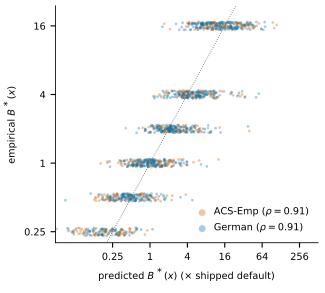

This chart was generated by the following Python code:
"""Appendix figure (column, C2): required budget B*(x) per instance, predicted against empirical.
Covert-Lee arm, k=3, delta=0.1 (results/instances_R20.csv): x = c * sigma^2 / gap^2 with c fitted per cell (Bstar_mult_pred), y = the smallest
grid budget (multiple of the shipped default) at which r_3 >= 1-delta (Bstar_mult_emp). Instances not reliable by x16 are censored at
x16 and drawn hollow. Colour = dataset; Spearman rank correlation over uncensored points in the legend (computed here, from the same file)."""
import os, json
import numpy as np, pandas as pd
import matplotlib; matplotlib.use("Agg")
import matplotlib.pyplot as plt
from scipy.stats import spearmanr
import figstyle as fs, common as C

a = C.args(__doc__)
f = os.path.join(C.RESULTS, "instances_R20.csv")
i = pd.read_csv(f)
i = i[(i.arm == "covert_lee") & (i.k == 3) & np.isclose(i.delta, 0.1)]
i = i[i.group.str.contains("_dfull_")]
i["data"] = i.group.str.split("_").str[0]
i = i.assign(y=i.Bstar_mult_emp * np.exp(np.random.default_rng(0).uniform(-0.08, 0.08, len(i))))
fs.apply("column", 0.9)
fig, ax = plt.subplots()
fig.subplots_adjust(left=0.17, right=0.98, bottom=0.17, top=0.98)
col = {"german": "#0072B2", "ACSEmployment": "#D55E00"}
rec = {}
for d, g in i.groupby("data"):
    cens = g.censored.astype(bool)
    rho = spearmanr(g.Bstar_mult_pred[~cens], g.Bstar_mult_emp[~cens])[0]
    rec[d] = {"n": int(len(g)), "n_censored": int(cens.sum()), "spearman_uncensored": float(rho)}
    ax.scatter(g.Bstar_mult_pred[~cens], g.y[~cens], s=4, color=col[d], alpha=0.35, lw=0, label=f"{C.DATA_LABEL[d]} ($\\rho={rho:.2f}$)")
    ax.scatter(g.Bstar_mult_pred[cens], g.y[cens], s=5, facecolors="none", edgecolors=col[d], alpha=0.5, lw=0.4)
lo, hi = 0.03, 512.0   # points outside are counted in the .json and said in the caption
rec_off = int(((i.Bstar_mult_pred < lo) | (i.Bstar_mult_pred > hi)).sum())
lim = [lo, hi]
ax.plot(lim, lim, color="0.4", lw=0.6, ls=":")
ax.set_xscale("log", base=2); ax.set_yscale("log", base=2)
ax.set_xlim(*lim); ax.set_ylim(0.2, 24)   # the grid is {1/4, 1/2, 1, 2, 4, 16}; empirical values are jittered by +-8% for visibility
tk = [t for t in (0.25, 1, 4, 16, 64, 256) if lo <= t <= hi]; ax.set_xticks(tk); ax.set_xticklabels(["0.25" if t == 0.25 else f"{t:g}" for t in tk]); ax.set_yticks([0.25, 1, 4, 16]); ax.set_yticklabels(["0.25", "1", "4", "16"])
ax.minorticks_off()
ax.set_xlabel("predicted $B^*(x)$ ($\\times$ shipped default)")
ax.set_ylabel("empirical $B^*(x)$")
ax.legend(frameon=False, loc="lower right", handletextpad=0.2, markerscale=2.5)
out = os.path.join(C.outdir(a), "figA_bstar.pdf")
fig.savefig(out)
pv = C.provenance([f]); pv["by_dataset"] = rec; pv["n_points_outside_axes"] = rec_off
json.dump(pv, open(out.replace(".pdf", ".json"), "w"), indent=1)
print("wrote", out)
